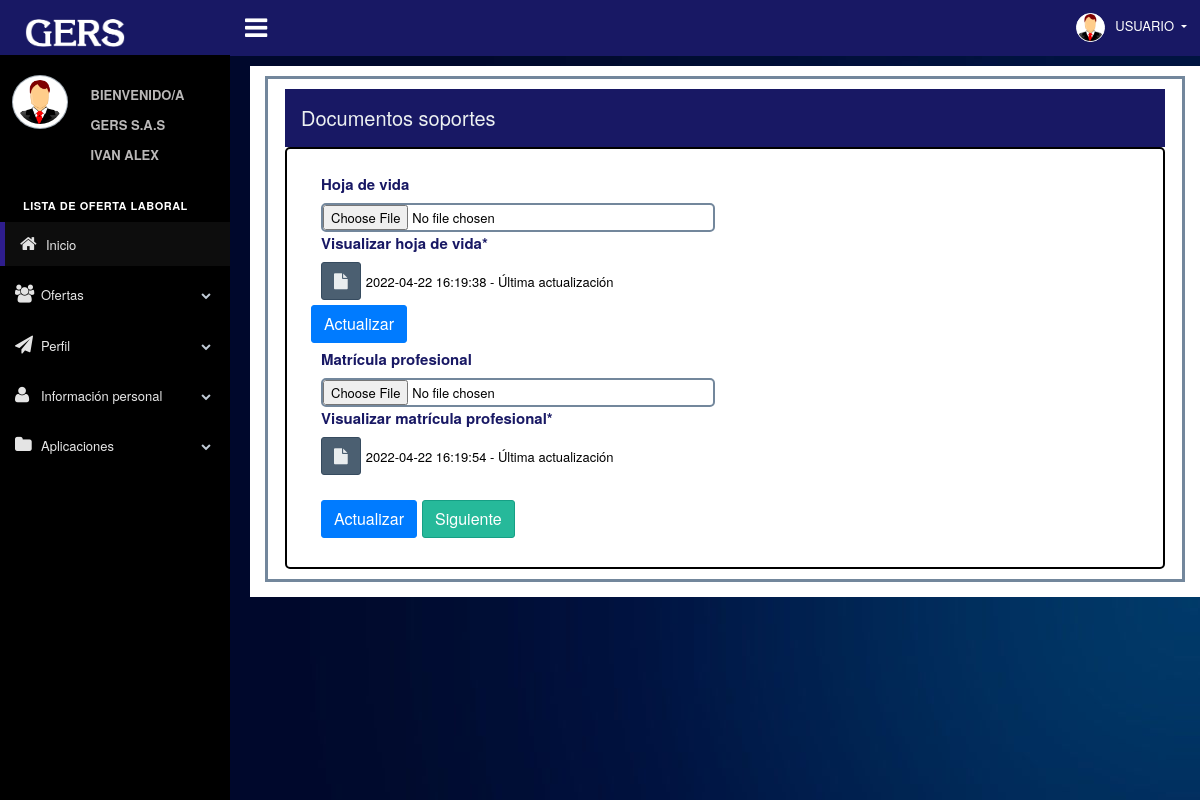
/web/indexUsu.php?modulo=Usuario&controlador=Ofertas&funcion=documento (signed in), run on the app's committed database.
### tables this page shows
CREATE TABLE `tbl_usuario` (
  `usu_id` int(100) NOT NULL,
  `usu_nombre` varchar(50) NOT NULL,
  `usu_apellido` varchar(50) NOT NULL,
  `usu_correo` varchar(50) NOT NULL,
  `usu_telefono` varchar(50) NOT NULL,
  `usu_pais_residencia` varchar(10) DEFAULT NULL,
  `usu_residencia` varchar(256) NOT NULL,
  `usu_direccion` varchar(255) NOT NULL,
  `usu_tipo_documento` varchar(50) NOT NULL,
  `usu_documento` varchar(50) NOT NULL,
  `usu_contraseña` varchar(255) NOT NULL,
  `usu_termino` int(10) NOT NULL,
  `rol_id` int(100) NOT NULL,
  `usu_token` varchar(256) DEFAULT NULL,
  `usu_hojadevida` varchar(256) DEFAULT NULL,
  `usu_fechahojadevida` timestamp NULL DEFAULT NULL,
  `usu_matricula` varchar(256) DEFAULT NULL,
  `usu_fechamatricula` timestamp NULL DEFAULT NULL
);

### controller/Usuario/OfertasController.php (called while the page is built, shortened)
<?php
Class OfertasController
{
    public function documento(){
      $obj= new OfertasVacantesModel();
      $sql="SELECT usu_hojadevida,usu_matricula,usu_fechamatricula,usu_fechahojadevida FROM tbl_usuario WHERE usu_id='".$_SESSION['idUser']."'";
      $usuario=$obj->consult($sql);
        include_once '../view/Usuario/Oferta/consultdocumentos.php';
      }
}
?>

### lib/conf/conf.php (called while the page is built)
<?php
    $server="localhost";
    $user="BUGIVAN";
    $pass="gers1999";
    $database="gestorbd";
    $port="3306";
?>

### lib/conf/connection.php (called while the page is built, shortened)
<?php
    class Connection
    {
        private $server;
        private $user;
        private $pass;
        private $database;
        private $link;
        private function setConnect(){
            require_once 'conf.php';
            $this->server=$server;
            $this->user=$user;
            $this->pass=$pass;
            $this->database=$database;
        }
        private function connect(){
            $this->link=mysqli_connect($this->server,$this->user,$this->pass,$this->database);
        }
        public function getConnect(){
            return $this->link;
        }
    }
?>

### model/MasterModel.php (called while the page is built, shortened)
<?php
    include_once '../lib/conf/connection.php';
    class MasterModel extends Connection{
        public function consult($sql){
            $result=mysqli_query($this->getConnect(),$sql);
            return $result;
        }
    }
?>

### view/Usuario/Oferta/consultdocumentos.php (the view, shortened to what this page needs)
<div class="eo #contenedor_arriba x_content">
    <div class="contenedor_de_datos x_panel">
        <nav class="navbar navbar-dark navbar-expand-sm" style="background-color:#181864;">
            <a class="navbar-brand" href="#">
                Documentos soportes
            </a>
        </nav>
        <?php
    foreach ($usuario as $usu) {
?>
        <div class="card" style="border-radius: 5px; border:2px solid black;">
            <div class="row card-body p-4">
                <form id="alertahoja" class="col-md-12"
                    action="<?php echo getUrl("Usuario","Ofertas","actualizarDocumentos")?>" method="post"
                    enctype="multipart/form-data">
                    <div class="col-md-6 caja">
                        <label class="titulos_negrita">Hoja de vida</label><br>
                        <input placeholder="" id="hojadevida" type="file" name="usu_hojadevida"
                            class="eme2 estiloinput">
                    </div>
                    <?php if($usu['usu_hojadevida']=="" or $usu['usu_hojadevida']=="../web/hojas/" or $usu['usu_hojadevida']=="../web/" or $usu['usu_hojadevida']=="../" ){
  echo "<div class='col-md-6'><small>No ha subido ninguna hoja de vida por el momento*</small></div>";
 }else{?>
                    <div class="col-md-6 caja">
                        <label class="titulos_negrita">Visualizar hoja de vida*</label><br>
                        <a type="button" target="_black"
                            href="<?php echo 'http://'.$_SERVER['HTTP_HOST'].'/RecursosHumanos'.$usu['usu_hojadevida']?>"
                            class="modalhojadevida btn btn-dark"><i
                                class="fa fa-file"></i></a><?php echo $usu['usu_fechahojadevida']?> - Última
                        actualización
                    </div>
                    <?php }?>
                    <input type="submit" style="float:left;" type="button" class="btn btn-primary" value="Actualizar">
                </form>
                <form id="alertamatricula" class="col-md-12"
                    action="<?php echo getUrl("Usuario","Ofertas","actualizarDocumentos2")?>" method="post"
                    enctype="multipart/form-data">
                    <div class="col-md-6 ">
                        <label class="titulos_negrita">Matrícula profesional</label><br>
                        <input type="file" id="matriculaprofesional" name="usu_matricula" class="eme2 estiloinput">
                    </div>
                    <?php if($usu['usu_hojadevida']=="" or $usu['usu_matricula']=="../web/carta/" or $usu['usu_matricula']=="../web/" or $usu['usu_matricula']=="../" ){
  echo "<div class='col-md-6'><small>No ha subido ninguna matricula profesional por el momento*</small></div>";
 }else{?>
                    <div class="col-md-6">
                        <label class="titulos_negrita">Visualizar matrícula profesional*</label><br>
                        <a type="button" target="_black"
                            href="<?php echo 'http://'.$_SERVER['HTTP_HOST'].'/RecursosHumanos'.$usu['usu_matricula']?>"
                            class=" btn btn-dark"><i class="fa fa-file"></i></a><?php echo $usu['usu_fechamatricula']?>
                        - Última actualización
                    </div>
                    <?php }?>
                    <div class="col-md-6">
                        <br>
                        <input type="submit" style="float:left;" type="button" class="btn btn-primary"
                            value="Actualizar">
                </form>
                <a href="<?php echo getUrl("Usuario","Ofertas","consultusu")?>" type="button"
                    class="btn btn-success">Siguiente</a>
            </div>
        </div>
    </div>
    <?php
}
?>

### web/build/css/Mantenimientocss.css (style rules this page uses)
.estiloinput { border: 2px solid #73879C; width: 50%; border-radius: 5px; }
.caja { width: 100%; }
.eo { padding: 5px; color: black; }
.eme2 { background-color: white; color: rgb(0, 0, 0); width: 100%; border-radius: 5px; }
.titulos_negrita { color: #181864; font-weight: bolder; font-size: 15px; }
.contenedor_de_datos { margin-left: 10px; }
html { padding: 0; margin: 0; display: grid; }

### data on the page
tbl_usuario: usu_fechahojadevida "2022-04-22 16:19:38", usu_fechamatricula "2022-04-22 16:19:54"

### other printed values
$_SESSION['nameUser'] "IVAN ALEX"
